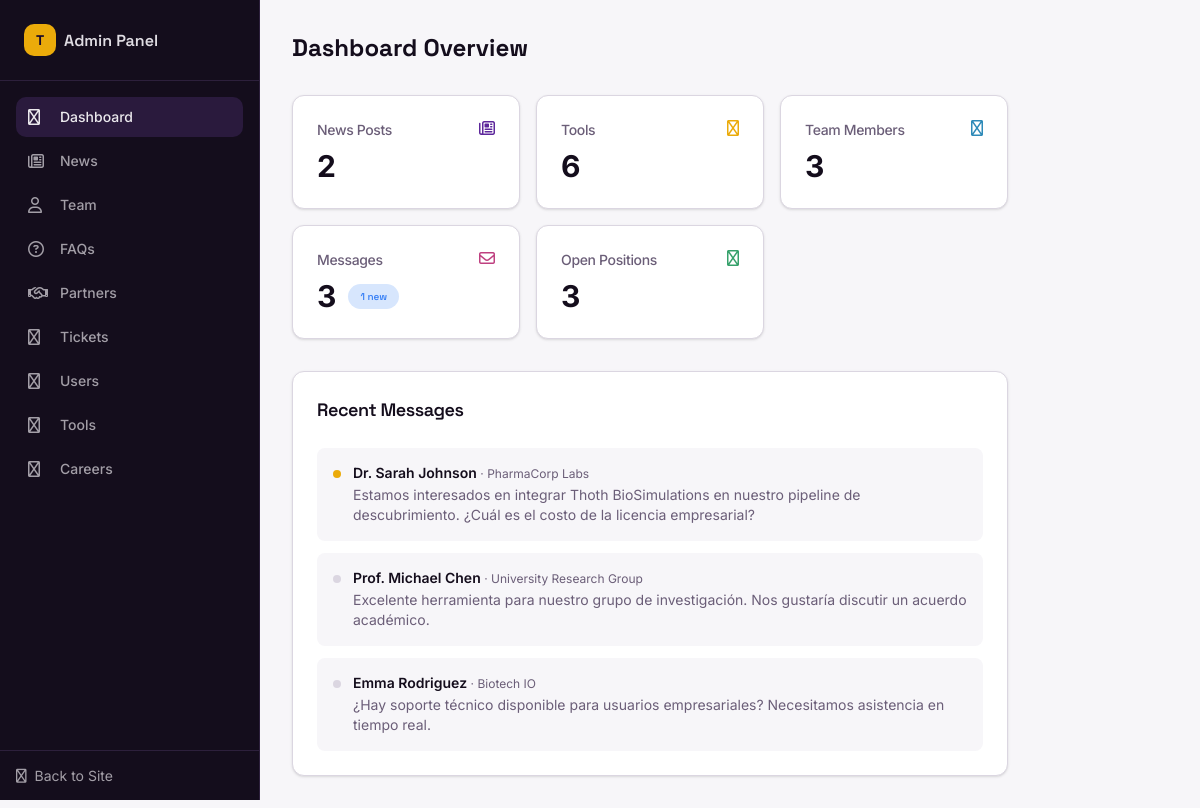
The page /admin (signed in) on the database its author committed.
### tables this page shows
CREATE TABLE `tickets` (
  `id` int unsigned NOT NULL AUTO_INCREMENT,
  `user_id` int unsigned DEFAULT NULL,
  `name` varchar(100) NOT NULL,
  `email` varchar(100) NOT NULL,
  `organization` varchar(100) DEFAULT NULL,
  `area` varchar(100) DEFAULT NULL,
  `message` text NOT NULL,
  `status` varchar(20) NOT NULL DEFAULT 'new',
  `created_at` timestamp NOT NULL DEFAULT CURRENT_TIMESTAMP,
  PRIMARY KEY (`id`),
  KEY `fk_ticket_user` (`user_id`),
  CONSTRAINT `fk_ticket_user` FOREIGN KEY (`user_id`) REFERENCES `users` (`id`) ON DELETE CASCADE ON UPDATE CASCADE
);

### resources/config.php (called while the page is built, shortened)
<?php
    $url = parse_url($_SERVER['REQUEST_URI'], PHP_URL_PATH);
    $db = conectarDB();
    require_once 'utils/util.php';
?>

### resources/utils/util.php (called while the page is built, shortened)
<?php
    function query($query) {
        global $db;
        return mysqli_query($db, $query);
    }
    function arrayAssoc($res) {
        return mysqli_fetch_assoc($res);
    }
?>

### resources/controllers/admin/adminDashboardController.php (the view)
<?php
    function getDashboardStats() {
        $news = arrayAssoc(query("SELECT COUNT(*) as total FROM news"));
        $tools = arrayAssoc(query("SELECT COUNT(*) as total FROM tools"));
        $team = arrayAssoc(query("SELECT COUNT(*) as total FROM team"));
        $tickets = arrayAssoc(query("SELECT COUNT(*) as total FROM tickets"));
        $newTickets = arrayAssoc(query("SELECT COUNT(*) as total FROM tickets WHERE status = 'new'"));
        $careers = arrayAssoc(query("SELECT COUNT(*) as total FROM careers WHERE active = 1"));
        return [
            'news'       => $news['total'],
            'tools'      => $tools['total'],
            'team'       => $team['total'],
            'tickets'    => $tickets['total'],
            'newTickets' => $newTickets['total'],
            'careers'    => $careers['total']
        ];
    }
    function getRecentTickets() {
        $res = query("SELECT * FROM tickets ORDER BY created_at DESC LIMIT 3");
        while ($row = arrayAssoc($res)) {
            $name = $row['name'];
            $organization = $row['organization'] ?? 'No organization';
            $message = $row['message'];
            $status = $row['status'];
            $dotClass = $status === 'new' ? 'adminMain__recent__list--item-dot--new' : '';
            $ticket = <<<DELIMITER
                <div class="adminMain__recent__list--item">
                    <div class="adminMain__recent__list--item-dot $dotClass"></div>
                    <div class="adminMain__recent__list--item-info">
                        <p class="adminMain__recent__list--item-info-name">
                            $name
                            <span>· $organization</span>
                        </p>
                        <p class="adminMain__recent__list--item-info-message">$message</p>
                    </div>
                </div>
DELIMITER;
            echo $ticket;
        }
    }
?>

### public/admin/index.php (shortened to what this page needs)
<?php require_once '../../resources/config.php'; ?>
<?php
    if ($url == '/admin') {
        include VIEW_ADMIN . DS . 'dashboard.php';
    }
?>

### resources/views/layout/head.php (shortened to what this page needs)
<!doctype html>
<html lang="en">
    <head>
        <link rel="stylesheet" href="/css/styles.css" />
        <link rel="stylesheet" href="https://cdnjs.cloudflare.com/ajax/libs/font-awesome/6.5.0/css/all.min.css" />
    </head>
<body>

### resources/views/admin/dashboard.php
<?php
    $stats = getDashboardStats();
?>
<?php include VIEW_LAYOUT . DS . 'head.php'; ?>
<div class="adminLayout">
    <?php include VIEW_ADMIN . DS . 'layout' . DS . 'sidebar.php'; ?>
    <main class="adminMain">
        <div class="adminMain__header">
            <h1>Dashboard Overview</h1>
        </div>
        <div class="adminMain__stats">
            <div class="adminMain__stats--card">
                <div class="adminMain__stats--card-info">
                    <span>News Posts</span>
                    <i class="fa-regular fa-newspaper" style="color: rgb(93, 39, 155)"></i>
                </div>
                <h2><?php echo $stats['news']; ?></h2>
            </div>
            <div class="adminMain__stats--card">
                <div class="adminMain__stats--card-info">
                    <span>Tools</span>
                    <i class="fa-regular fa-wrench" style="color: rgb(235, 171, 10)"></i>
                </div>
                <h2><?php echo $stats['tools']; ?></h2>
            </div>
            <div class="adminMain__stats--card">
                <div class="adminMain__stats--card-info">
                    <span>Team Members</span>
                    <i class="fa-regular fa-users" style="color: rgb(46, 138, 184)"></i>
                </div>
                <h2><?php echo $stats['team']; ?></h2>
            </div>
            <div class="adminMain__stats--card">
                <div class="adminMain__stats--card-info">
                    <span>Messages</span>
                    <i class="fa-regular fa-envelope" style="color: rgb(191, 64, 128)"></i>
                </div>
                <div class="adminMain__stats--card-count">
                    <h2><?php echo $stats['tickets']; ?></h2>
                    <?php if ($stats['newTickets'] > 0): ?>
                        <span class="label label--new"><?php echo $stats['newTickets']; ?> new</span>
                    <?php endif; ?>
                </div>
            </div>
            <div class="adminMain__stats--card">
                <div class="adminMain__stats--card-info">
                    <span>Open Positions</span>
                    <i class="fa-regular fa-briefcase" style="color: rgb(54, 161, 107)"></i>
                </div>
                <h2><?php echo $stats['careers']; ?></h2>
            </div>
        </div>
        <div class="adminMain__recent">
            <h2>Recent Messages</h2>
            <div class="adminMain__recent__list">
                <?php getRecentTickets(); ?>
            </div>
        </div>
    </main>
</div>

### resources/views/admin/layout/sidebar.php
<aside class="adminSidebar">
    <div class="adminSidebar__logo">
        <div class="nav__container__logo--letter">
            <span>T</span>
        </div>
        <span>Admin Panel</span>
    </div>
    <nav class="adminSidebar__nav">
        <a href="/admin" class="adminSidebar__nav--link <?php echo $url == '/admin' ? 'active' : ''; ?>">
            <i class="fa-regular fa-gauge-high"></i>
            Dashboard
        </a>
        <a href="/admin/news" class="adminSidebar__nav--link <?php echo $url == '/admin/news' ? 'active' : ''; ?>">
            <i class="fa-regular fa-newspaper"></i>
            News
        </a>
        <a href="/admin/team" class="adminSidebar__nav--link <?php echo $url == '/admin/team' ? 'active' : ''; ?>">
            <i class="fa-regular fa-user"></i>
            Team
        </a>
        <a href="/admin/faqs" class="adminSidebar__nav--link <?php echo $url == '/admin/faqs' ? 'active' : ''; ?>">
            <i class="fa-regular fa-circle-question"></i>
            FAQs
        </a>
        <a href="/admin/partners" class="adminSidebar__nav--link <?php echo $url == '/admin/partners' ? 'active' : ''; ?>">
            <i class="fa-regular fa-handshake"></i>
            Partners
        </a>
        <a href="/admin/tickets" class="adminSidebar__nav--link <?php echo $url == '/admin/tickets' ? 'active' : ''; ?>">
            <i class="fa-regular fa-ticket"></i>
            Tickets
        </a>
        <a href="/admin/users" class="adminSidebar__nav--link <?php echo $url == '/admin/users' ? 'active' : ''; ?>">
            <i class="fa-regular fa-users"></i>
            Users
        </a>
        <a href="/admin/tools" class="adminSidebar__nav--link <?php echo $url == '/admin/tools' ? 'active' : ''; ?>">
            <i class="fa-regular fa-wrench"></i>
            Tools
        </a>
        <a href="/admin/careers" class="adminSidebar__nav--link <?php echo $url == '/admin/careers' ? 'active' : ''; ?>">
            <i class="fa-regular fa-briefcase"></i>
            Careers
        </a>
    </nav>
    <div class="adminSidebar__footer">
        <a href="/" class="adminSidebar__footer--link">
            <i class="fa-regular fa-arrow-left"></i>
            Back to Site
        </a>
    </div>
</aside>

### rows shown on the page
tickets: name "Dr. Sarah Johnson", organization "PharmaCorp Labs", message "Estamos interesados en integrar Thoth BioSimulations en nuestro pipeline de descubrimiento. ¿Cuál es el costo de la licencia empresarial?"
tickets: name "Prof. Michael Chen", organization "University Research Group", message "Excelente herramienta para nuestro grupo de investigación. Nos gustaría discutir un acuerdo académico."
tickets: name "Emma Rodriguez", organization "Biotech IO", message "¿Hay soporte técnico disponible para usuarios empresariales? Necesitamos asistencia en tiempo real."

### other values the page prints
$stats['news'] "2"
$stats['tools'] "6"
$stats['team'] "3"
$stats['tickets'] "3"
$stats['newTickets'] "1"
$stats['careers'] "3"
